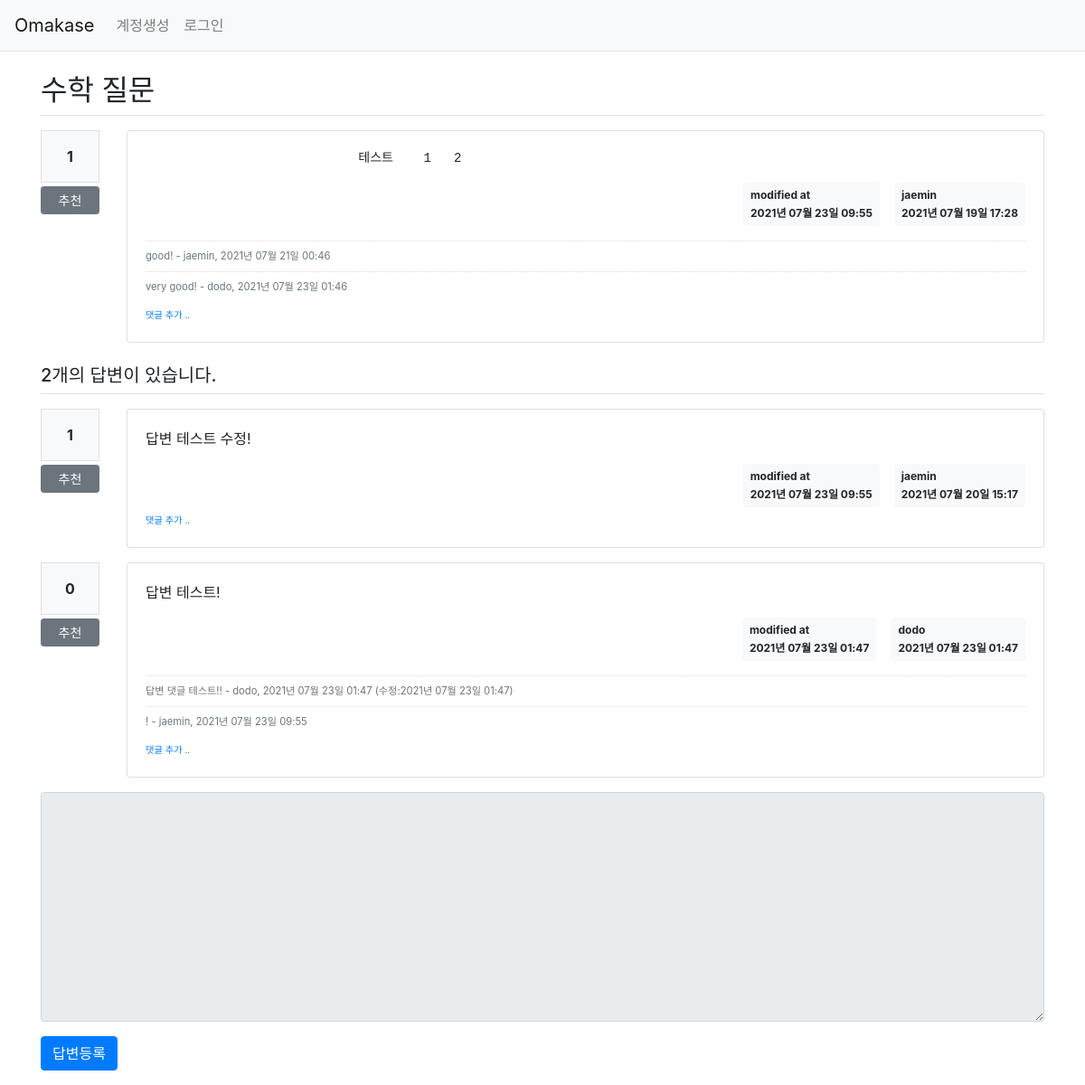
Page /question/detail/306/ on the committed database.
### pybo/models.py (models this page shows)
class Question(db.Model):
    id = db.Column(db.Integer, primary_key=True)
    subject = db.Column(db.String(200), nullable=False)
    content = db.Column(db.Text(), nullable=False)
    create_date = db.Column(db.DateTime(), nullable=False)
    user_id = db.Column(db.Integer, db.ForeignKey('user.id', ondelete='CASCADE'), nullable=False)
    user = db.relationship('User', backref=db.backref('question_set'))
    modify_date = db.Column(db.DateTime(), nullable=True)
    voter = db.relationship('User', secondary=question_voter, backref=db.backref('question_voter_set'))

class User(db.Model):
    id = db.Column(db.Integer, primary_key=True)
    username = db.Column(db.String(150), unique=True, nullable=False)
    password = db.Column(db.String(200), nullable=False)
    email = db.Column(db.String(120), unique=True, nullable=False)

class Comment(db.Model):
    id = db.Column(db.Integer, primary_key=True)
    user_id = db.Column(db.Integer, db.ForeignKey('user.id', ondelete="CASCADE"), nullable=False)
    user = db.relationship('User', backref=db.backref('comment_set'))
    content = db.Column(db.Text(), nullable=False)
    create_date = db.Column(db.DateTime(), nullable=False)
    modify_date = db.Column(db.DateTime(), nullable=True)
    question_id = db.Column(db.Integer, db.ForeignKey('question.id', ondelete="CASCADE"), nullable=True)
    question = db.relationship('Question', backref=db.backref('comment_set'))
    answer_id = db.Column(db.Integer, db.ForeignKey('answer.id', ondelete="CASCADE"), nullable=True)
    answer = db.relationship('Answer', backref=db.backref('comment_set'))

class Answer(db.Model):
    id = db.Column(db.Integer, primary_key=True)
    question_id = db.Column(db.Integer, db.ForeignKey('question.id', ondelete='CASCADE'))
    question = db.relationship('Question', backref=db.backref('answer_set', cascade='all, delete-orphan'))
    content = db.Column(db.Text(), nullable=False)
    create_date = db.Column(db.DateTime(), nullable=False)
    user_id = db.Column(db.Integer, db.ForeignKey('user.id', ondelete='CASCADE'), nullable=False)
    user = db.relationship('User', backref=db.backref('answer_set'))
    modify_date = db.Column(db.DateTime(), nullable=True)
    voter = db.relationship('User', secondary=answer_voter, backref=db.backref('answer_voter_set'))

### pybo/views/question_views.py (the view)
@bp.route('/detail/<int:question_id>/')
def detail(question_id):
    form = AnswerForm()
    question = Question.query.get(question_id)
    return render_template('question/question_detail.html', question=question, form=form)

### pybo/forms.py
class AnswerForm(FlaskForm):
    content = TextAreaField("내용", validators=[DataRequired('내용은 필수입력 항목입니다.')])

### pybo/filter.py (called while the page is built)
def format_datetime(value, fmt='%Y년 %m월 %d일 %H:%M'):
    return value.strftime(fmt)

### pybo/views/auth_views.py (called while the page is built)
@bp.before_app_request
def load_logged_in_user():
    user_id = session.get('user_id')
    if user_id is None:
        g.user = None
    else:
        g.user = User.query.get(user_id)

### pybo/templates/question/question_detail.html (shortened to what this page needs)
{% extends 'base.html' %}
{% block content %}
<div class="container my-3">
    <h2 class="border-bottom py-2">{{ question.subject }}</h2>
    <div class="row my-3">
        <div class="col-1">
            <div class="bg-light text-center p-3 border font-weight-bolder mb-1">{{ question.voter|length }}</div>
            <a href="#" data-uri="{{ url_for('vote.question', question_id=question.id) }}"
               class="recommend btn btn-sm btn-secondary btn-block my-1">추천</a>
        </div>
        <div class="col-11">
            <div class="card">
                <div class="card-body">
                    <div class="card-text">{{ question.content|markdown }}</div>
                    <div class="d-flex justify-content-end">
                        {% if question.modify_date %}
                        <div class="badge badge-light p-2 text-left mx-3">
                            <div class="mb-2">modified at</div>
                            <div>{{ question.modify_date|datetime }}</div>
                        </div>
                        {% endif %}
                        <div class="badge badge-light p-2 text-left">
                            <div class="mb-2">{{ question.user.username }}</div>
                            <div>{{ question.create_date|datetime }}</div>
                        </div>
                    </div>
                    {% if question.comment_set|length > 0 %}
                    <div class="mt-3">
                    {% for comment in question.comment_set %}
                        <div class="comment py-2 text-muted">
                            <span style="white-space: pre-line;">{{ comment.content }}</span>
                            <span>
                                - {{ comment.user.username }}, {{ comment.create_date|datetime }}
                            </span>
                        </div>
                    {% endfor %}
                    </div>
                    {% endif %}
                    <div>
                        <a href="{{ url_for('comment.create_question', question_id=question.id) }}"
                           class="small"><small>댓글 추가 ..</small></a>
                    </div>
                </div>
            </div>
        </div>
    </div>
    <h5 class="border-bottom my-3 py-2">{{ question.answer_set|length }}개의 답변이 있습니다.</h5>
    {% for answer in question.answer_set %}
    <div class="row my-3">
        <div class="col-1">
            <div class="bg-light text-center p-3 border font-weight-bolder mb-1">{{ answer.voter|length }}</div>
            <a href="#" data-uri="{{ url_for('vote.answer', answer_id=answer.id) }}"
                class="recommend btn btn-sm btn-secondary btn-block my-1">추천</a>
        </div>
        <div class="col-11">
            <div class="card">
                <div class="card-body">
                    <div class="card-text">{{ answer.content|markdown }}</div>
                    <div class="d-flex justify-content-end">
                        {% if answer.modify_date %}
                        <div class="badge badge-light p-2 text-left mx-3">
                            <div class="mb-2">modified at</div>
                            <div>{{ answer.modify_date|datetime }}</div>
                        </div>
                        {% endif %}
                        <div class="badge badge-light p-2 text-left">
                            <div class="mb-2">{{ answer.user.username }}</div>
                            <div>{{ answer.create_date|datetime }}</div>
                        </div>
                    </div>
                    {% if answer.comment_set|length > 0 %}
                    <div class="mt-3">
                    {% for comment in answer.comment_set %}
                        <div class="comment py-2 text-muted">
                            <span style="white-space: pre-line;">{{ comment.content }}</span>
                            <span>
                                - {{ comment.user.username }}, {{ comment.create_date|datetime }}
                                {% if comment.modify_date %}
                                (수정:{{ comment.modify_date|datetime }})
                                {% endif %}
                            </span>
                        </div>
                    {% endfor %}
                    </div>
                    {% endif %}
                    <div>
                        <a href="{{ url_for('comment.create_answer', answer_id=answer.id) }}"
                           class="small"><small>댓글 추가 ..</small></a>
                    </div>
                </div>
            </div>
        </div>
    </div>
    {% endfor %}
    <form action="{{ url_for('answer.create', question_id=question.id) }}" method="post" class="my-3">
        <div class="form-group">
            <textarea {% if not g.user %}disabled{% endif %}
                    name="content" id="content" class="form-control" rows="10"></textarea>
        </div>
        <input type="submit" value="답변등록" class="btn btn-primary">
    </form>
</div>
{% endblock %}

### pybo/static/style.css (style rules this page uses)
.comment { border-top:dotted 1px #ddd; font-size:0.7em; }

### rows in the picture
Question: subject "수학 질문", content "테스트 1 2", modify_date "2021년 07월 23일 09:55", create_date "2021년 07월 19일 17:28"
User: user.username "jaemin"
Comment: content "good!", user.username "jaemin", create_date "2021년 07월 21일 00:46"
Comment: content "very good!", user.username "dodo", create_date "2021년 07월 23일 01:46"
Answer: voter|length "1", content "답변 테스트 수정!", modify_date "2021년 07월 23일 09:55", user.username "jaemin", create_date "2021년 07월 20일 15:17"
Answer: voter|length "0", content "답변 테스트!", modify_date "2021년 07월 23일 01:47", user.username "dodo", create_date "2021년 07월 23일 01:47"
Comment: content "답변 댓글 테스트!!", user.username "dodo", create_date "2021년 07월 23일 01:47", modify_date "2021년 07월 23일 01:47"
Comment: content "!", user.username "jaemin", create_date "2021년 07월 23일 09:55"

### other values in the picture
{{ question.voter|length }} "1"
{{ question.answer_set|length }} "2"
